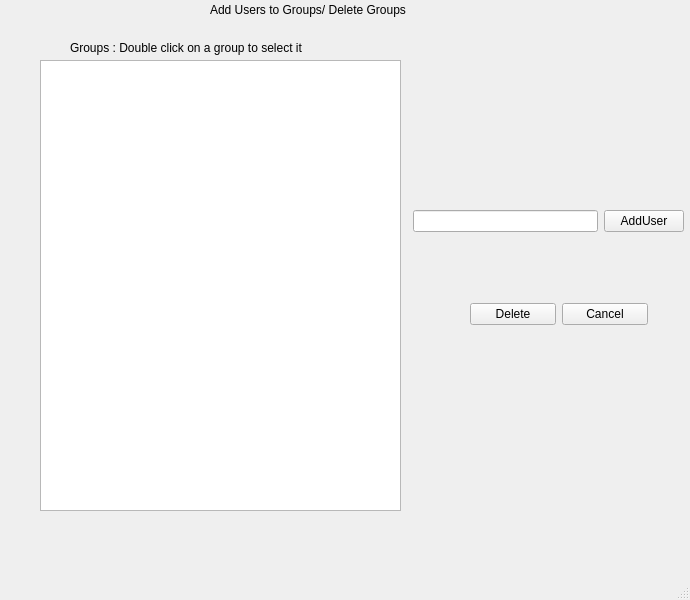
<?xml version="1.0" encoding="UTF-8"?>
<ui version="4.0">
 <class>AddUsersToBlogs</class>
 <widget class="QMainWindow" name="AddUsersToBlogs">
  <property name="geometry">
   <rect>
    <x>0</x>
    <y>0</y>
    <width>690</width>
    <height>600</height>
   </rect>
  </property>
  <property name="windowTitle">
   <string>MainWindow</string>
  </property>
  <widget class="QWidget" name="centralwidget">
   <widget class="QListWidget" name="GroupList">
    <property name="geometry">
     <rect>
      <x>40</x>
      <y>60</y>
      <width>361</width>
      <height>451</height>
     </rect>
    </property>
   </widget>
   <widget class="QLabel" name="label">
    <property name="geometry">
     <rect>
      <x>210</x>
      <y>0</y>
      <width>241</width>
      <height>20</height>
     </rect>
    </property>
    <property name="text">
     <string>Add Users to Groups/ Delete Groups</string>
    </property>
   </widget>
   <widget class="QLabel" name="label_2">
    <property name="geometry">
     <rect>
      <x>70</x>
      <y>40</y>
      <width>301</width>
      <height>16</height>
     </rect>
    </property>
    <property name="text">
     <string>Groups : Double click on a group to select it</string>
    </property>
   </widget>
   <widget class="QLabel" name="GroupName">
    <property name="geometry">
     <rect>
      <x>430</x>
      <y>140</y>
      <width>241</width>
      <height>16</height>
     </rect>
    </property>
    <property name="text">
     <string/>
    </property>
   </widget>
   <widget class="QWidget" name="layoutWidget">
    <property name="geometry">
     <rect>
      <x>470</x>
      <y>300</y>
      <width>178</width>
      <height>29</height>
     </rect>
    </property>
    <layout class="QHBoxLayout" name="horizontalLayout_2">
     <item>
      <widget class="QPushButton" name="pushButton">
       <property name="text">
        <string>Delete</string>
       </property>
      </widget>
     </item>
     <item>
      <widget class="QPushButton" name="cancelButton">
       <property name="text">
        <string>Cancel</string>
       </property>
      </widget>
     </item>
    </layout>
   </widget>
   <widget class="QWidget" name="layoutWidget">
    <property name="geometry">
     <rect>
      <x>413</x>
      <y>210</y>
      <width>271</width>
      <height>52</height>
     </rect>
    </property>
    <layout class="QVBoxLayout" name="verticalLayout">
     <item>
      <layout class="QHBoxLayout" name="horizontalLayout">
       <item>
        <widget class="QLineEdit" name="username"/>
       </item>
       <item>
        <widget class="QPushButton" name="addUserButton">
         <property name="text">
          <string>AddUser</string>
         </property>
        </widget>
       </item>
      </layout>
     </item>
     <item>
      <widget class="QLabel" name="errorBox">
       <property name="text">
        <string/>
       </property>
      </widget>
     </item>
    </layout>
   </widget>
  </widget>
  <widget class="QMenuBar" name="menubar">
   <property name="geometry">
    <rect>
     <x>0</x>
     <y>0</y>
     <width>690</width>
     <height>21</height>
    </rect>
   </property>
  </widget>
  <widget class="QStatusBar" name="statusbar"/>
 </widget>
 <resources/>
 <connections/>
</ui>
